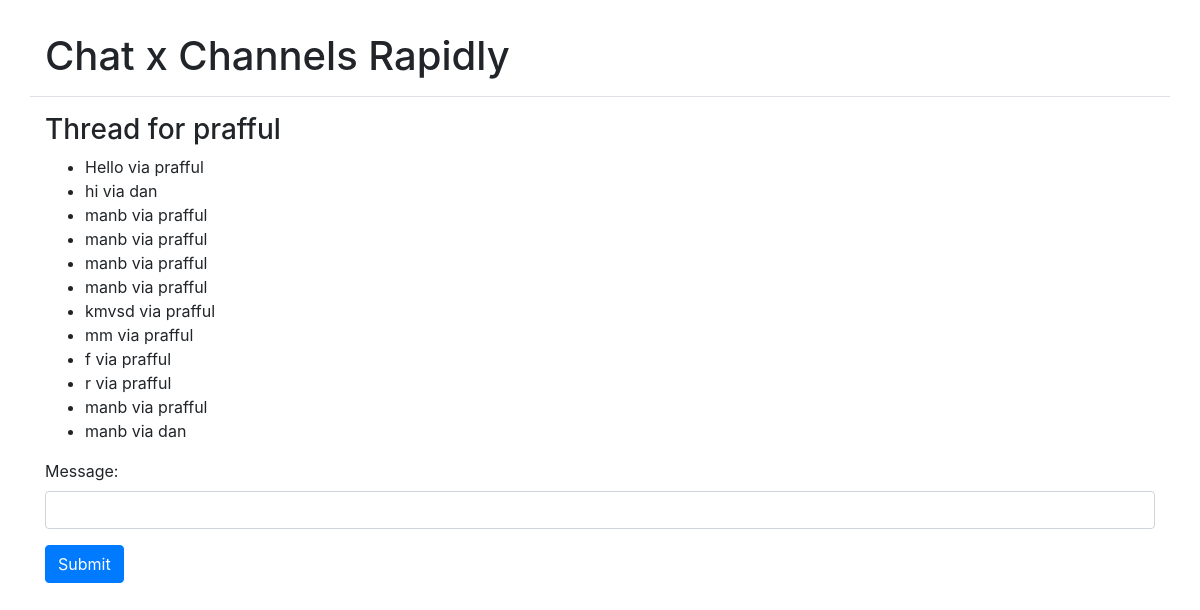
The page /messages/prafful/ (signed in) on the database its author committed.
### chat/models.py (models this page shows, shortened)
class Thread(models.Model):
    first = models.ForeignKey(settings.AUTH_USER_MODEL, on_delete=models.CASCADE, related_name='chat_thread_first')
    second = models.ForeignKey(settings.AUTH_USER_MODEL, on_delete=models.CASCADE, related_name='chat_thread_second')
    updated = models.DateTimeField(auto_now=True)
    timestamp = models.DateTimeField(auto_now_add=True)
    objects = ThreadManager()
    def __str__(self):
        return self.first.username + ' - ' + self.second.username

class ChatMessage(models.Model):
    thread = models.ForeignKey(Thread, blank=True, null=True, on_delete=models.SET_NULL)
    user = models.ForeignKey(settings.AUTH_USER_MODEL, verbose_name='sender', on_delete=models.CASCADE)
    message = models.TextField()
    timestamp = models.DateTimeField(auto_now_add=True)

### chat/views.py (the view, shortened to what this page needs)
# urls.py: re_path(r"^(?P<username>[\w.@+-]+)/", ThreadView.as_view()),
class ThreadView(LoginRequiredMixin, FormMixin, DetailView):
    template_name = 'chat/thread.html'
    form_class = ComposeForm
    success_url = './'
    def get_object(self):
        other_username = self.kwargs.get('username')
        obj, created = Thread.objects.get_or_new(self.request.user, other_username)
        if obj == None:
            raise Http404
        return obj
    def get_context_data(self, **kwargs):
        context = super().get_context_data(**kwargs)
        context['form'] = self.get_form()
        return context

### chat/forms.py
class ComposeForm(forms.Form):
    message = forms.CharField(widget=forms.TextInput(attrs={"class": "form-control"}))

### chat/models.py (called while the page is built, shortened)
    def get_or_new(self, user, other_username):
        username = user.username
        if username == other_username:
            return None
        qlookup1 = Q(first__username=username) & Q(second__username=other_username)
        qlookup2 = Q(first__username=other_username) & Q(second__username=username)
        qs = self.get_queryset().filter(qlookup1 | qlookup2).distinct()
        if qs.count() == 1:
            return qs.first(), False
        elif qs.count() > 1:
            print('asd')
            a = qs.order_by('timestamp').first()
            print('asda', a)
            return a, False

### templates/chat/thread.html (shortened to what this page needs)
{% extends "base.html" %}
{% block content %}
<h3>Thread for {% if user != object.first %}{{ object.first }}{% else %}{{ object.second }}{% endif %}</h3>
<ul id='chat-items'>
    {% for chat in object.chatmessage_set.all %}
    <li>{{ chat.message }} via {{ chat.user }}</li>
    {% endfor %}
</ul>
<form id='form' method='POST'>
    {{form.as_p }}
    <input type='submit' class='btn btn-primary' />
</form>
{% endblock %}

### templates/base.html (shortened to what this page needs)
<!DOCTYPE html>
<html lang="en">
<head>
    {% include 'css.html' %}
</head>
<body>
<div class='container'>
    <div class='row border-bottom my-3 py-3'>
        <div class='col'>
            <h1 class='p-0 m-0'>Chat x Channels Rapidly</h1>
        </div>
    </div>
{% block content %}
{% endblock %}
</div>
</body>
</html>

### templates/css.html
<link rel="stylesheet" href="https://stackpath.bootstrapcdn.com/bootstrap/4.1.1/css/bootstrap.min.css">

### rows shown on the page
Thread: first "prafful"
ChatMessage: message "Hello", user "prafful"
ChatMessage: message "hi", user "dan"
ChatMessage: message "manb", user "prafful"
ChatMessage: message "manb", user "prafful"
ChatMessage: message "manb", user "prafful"
ChatMessage: message "manb", user "prafful"
ChatMessage: message "kmvsd", user "prafful"
ChatMessage: message "mm", user "prafful"
ChatMessage: message "f", user "prafful"
ChatMessage: message "r", user "prafful"
ChatMessage: message "manb", user "prafful"
ChatMessage: message "manb", user "dan"
